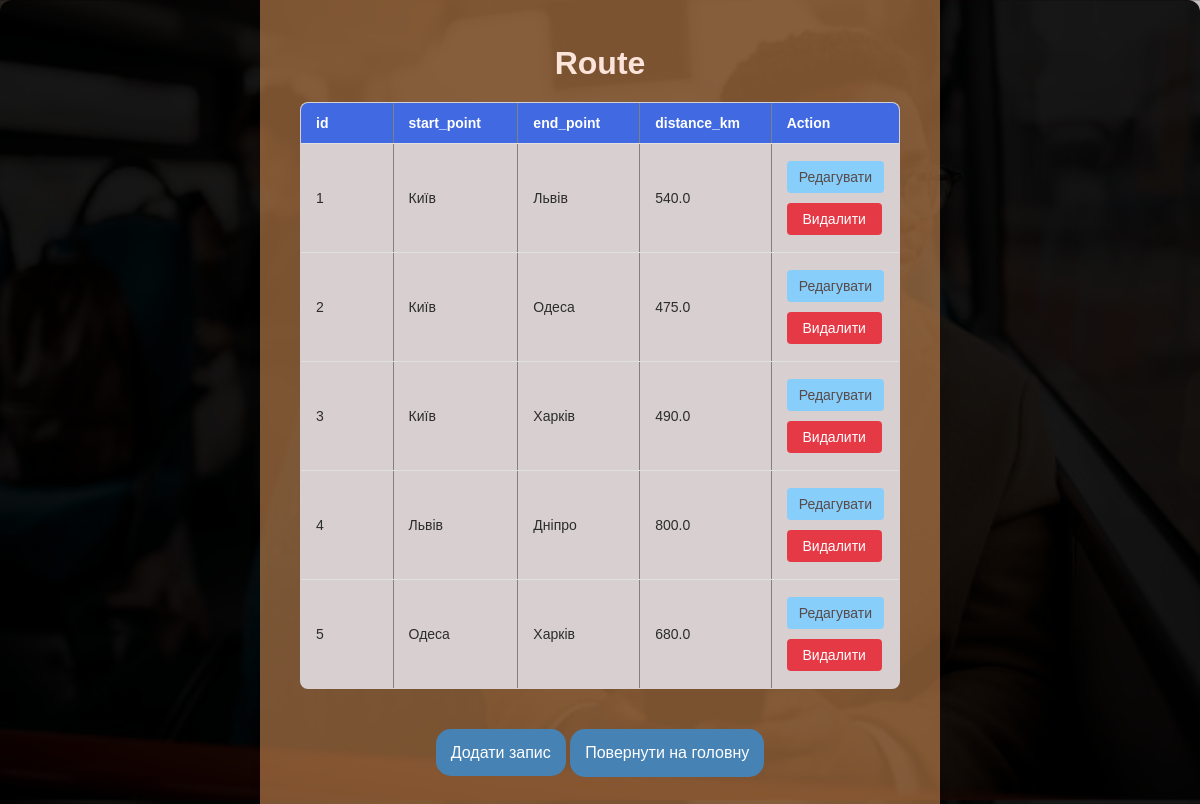
The page /table/Route on the database its author committed.
### db_manager.py (models this page shows)
class Route(db.Model):
    id = db.Column(db.Integer, primary_key=True)
    start_point = db.Column(db.String(100), nullable=False)
    end_point = db.Column(db.String(100), nullable=False)
    distance_km = db.Column(db.Float, nullable=False)

### db_manager.py (the view)
@app.route('/table/<string:table_name>')
def show_table(table_name):
    if table_name == 'Bus':
        records = Bus.query.all()
    elif table_name == 'Driver':
        records = Driver.query.all()
    elif table_name == 'Route':
        records = Route.query.all()
    elif table_name == 'Schedule':
        records = Schedule.query.all()
    elif table_name == 'Ticket':
        records = Ticket.query.all()
    else:
        return "Table not found", 404
    return render_template('table.html', table_name=table_name, records=records)

### templates/table.html (shortened to what this page needs)
<!DOCTYPE html>
<html>
<head>
    <link rel="stylesheet" href="{{ url_for('static', filename='style.css') }}">
</head>
<body>
<div class="container">
    <h1>{{ table_name }}</h1>
    {% if records %}
    <table border="1">
        <thead>
        <tr>
            {% for column in records[0].__table__.columns.keys() %}
            <th>{{ column }}</th>
            {% endfor %}
            <th>Action</th>
        </tr>
        </thead>
       {% for record in records %}
        <tr>
            {% for column in record.__table__.columns.keys() %}
            <td>{{ record[column] if column in record.__table__.columns.keys() else 'N/A' }}</td>
            {% endfor %}
            <td>
                <a href="{{ url_for('edit_record', table_name=table_name, record_id=record.id) }}" class="btn-edit">Редагувати</a>
                <form action="{{ url_for('delete_record', table_name=table_name, record_id=record.id) }}" method="post" style="display:inline;">
                    <button type="submit" class="btn-danger">Видалити</button>
                </form>
            </td>
        </tr>
        {% endfor %}
    </table>
    {% else %}
    <p>Записів немає.</p>
    {% endif %}
    <a href="{{ url_for('add_record', table_name=table_name) }}" class="btn-primary">Додати запис</a>
    <a href="{{ url_for('index') }}">
        <button class="btn-primary">Повернути на головну</button>
    </a>
</div>
</body>
</html>

### static/style.css (style rules this page uses)
body { font-family: Arial, sans-serif; display: flex; justify-content: center; align-items: center; height: 100vh; margin: 0; background-image: url("/static/background.jpg"); background-size: cover; background-position: center; }
h1 { color: #fce4da; font-size: 32px; font-weight: 600; text-align: center; margin-bottom: 20px; }
.container { background-color:rgba(244, 164, 96, 0.500); padding: 40px; border-radius: 12px; box-shadow: 0px 4px 12px rgba(0, 0, 0, 0.1); width: 100%; max-width: 600px; text-align: center; }
.container::before { content: ""; position: absolute; top: 0; left: 0; right: 0; bottom: 0; background: rgba(0, 0, 0, 0.9); border-radius: 12px; z-index: -1; }
table { width: 100%; border-collapse: collapse; margin: 20px 0; background-color: #d8d0d0; border-radius: 8px; overflow: hidden; }
thead { background-color: #4169E1; color: #ffffff; }
th, td { width: 25%; padding: 12px 15px; text-align: left; border-bottom: 1px solid #e0e0e0; font-size: 14px; }
td { color: #2c2c2c; }
.btn-edit, .btn-danger { display: inline-block; text-decoration: none; padding: 8px 12px; margin: 5px 0; font-size: 14px; border-radius: 4px; transition: background-color 0.3s ease; }
.btn-edit { color: #584a4a; background-color: #87CEFA; cursor: pointer; }
.btn-danger { color: #fff; background-color: #e63946; border: none; cursor: pointer; width:95px; }
th { font-weight: bold; }
.btn-primary { padding: 15px; margin-top: 20px; border-radius: 15px; font-size: 1rem; text-align: center; text-decoration: none; color: #ffffff; transition: background-color 0.3s ease; background-color: #4682B4; cursor: pointer; border:none; }

### rows shown on the page
Route: id "1" "Київ" "Львів" "540.0"
Route: id "2" "Київ" "Одеса" "475.0"
Route: id "3" "Київ" "Харків" "490.0"
Route: id "4" "Львів" "Дніпро" "800.0"
Route: id "5" "Одеса" "Харків" "680.0"

### other values the page prints
{{ table_name }} "Route"
{{ column }} "id" "start_point" "end_point" "distance_km"
